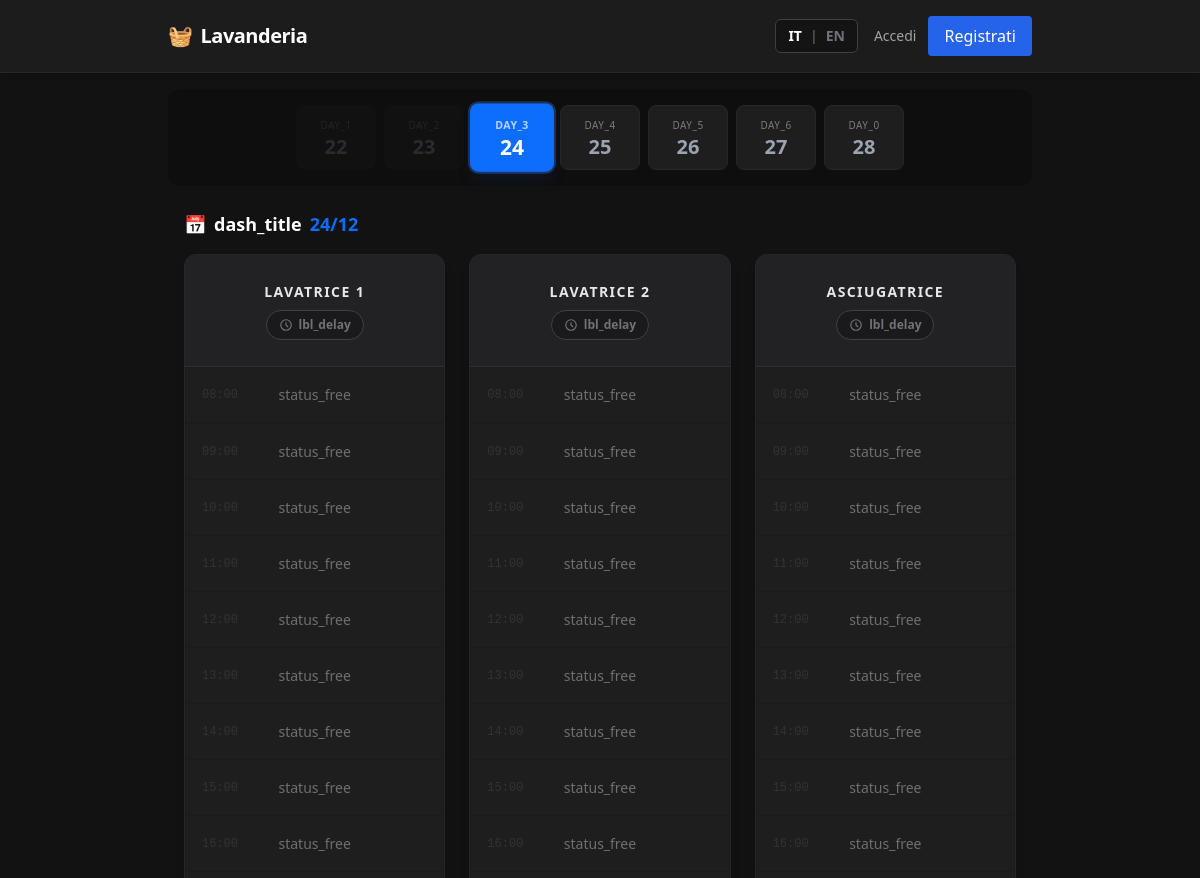
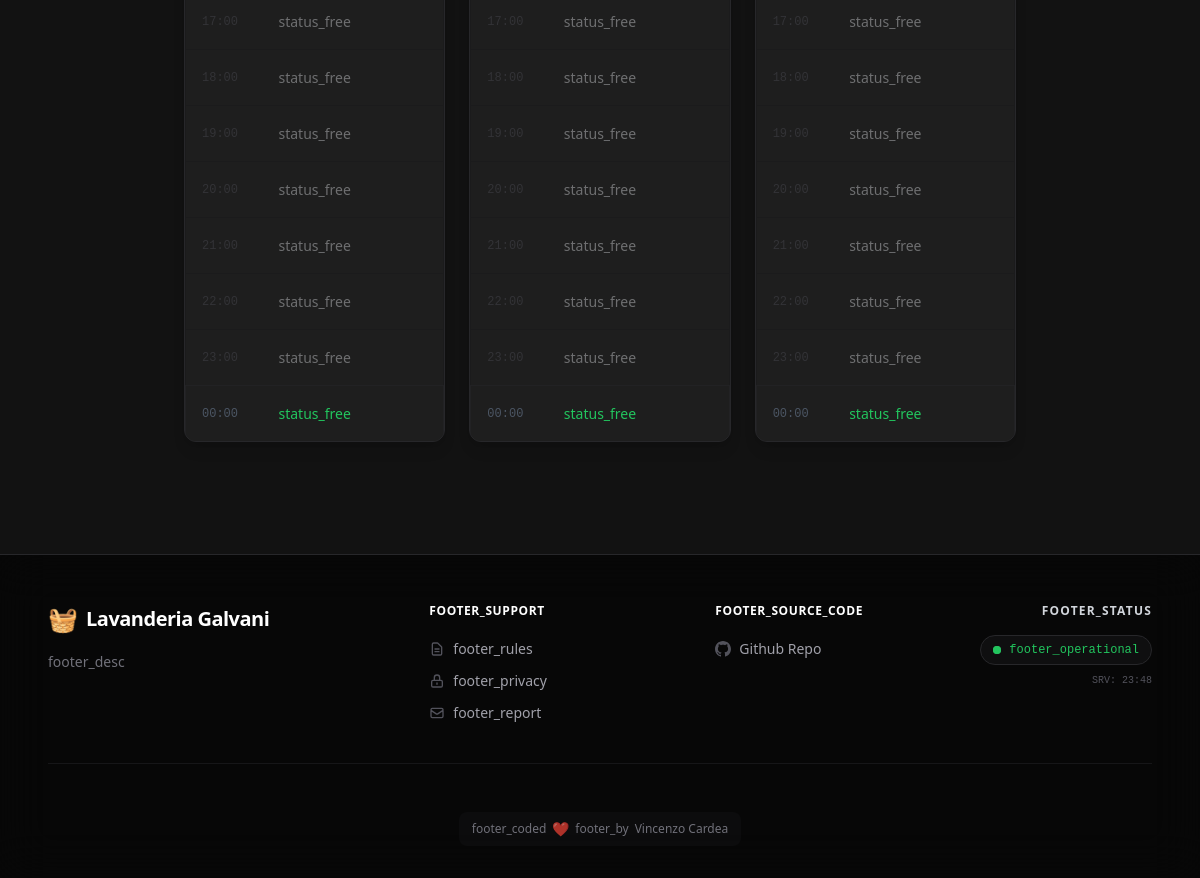
Screenshot of /src/pages/dashboard.php with the database file from the repository (2 pictures, top to bottom).
### tables this page shows
CREATE TABLE
  `macchine` (
    `idmacchina` int (11) NOT NULL,
    `nome` varchar(50) NOT NULL,
    `tipo` enum ('lavatrice', 'asciugatrice') NOT NULL,
    `stato` enum ('attiva', 'manutenzione') DEFAULT 'attiva',
    `ritardo` int (11) DEFAULT 0
  );

### src/Lang.php (called while the page is built, shortened)
<?php
class Lang
{
    private static $translations = [];
    private static $current = 'it';
    public static function get($key)
    {
        return self::$translations[$key] ?? $key;
    }
    public static function current()
    {
        return self::$current;
    }
}
function __($key)
{
    return Lang::get($key);
}

### src/pages/dashboard.php (the view, shortened to what this page needs)
<?php
$today = new DateTime();
$today->setTime(0, 0, 0);
$dayOfWeek = $today->format('w');
$delta = ($dayOfWeek == 0) ? 6 : $dayOfWeek - 1;
$monday = clone $today;
$monday->modify("-$delta days");
$selectedDateStr = $_GET['date'] ?? $today->format('Y-m-d');
try {
    $selectedDate = new DateTime($selectedDateStr);
    $selectedDate->setTime(0, 0, 0);
} catch (Exception $e) {
    $selectedDate = $today;
}
$database = new Database();
$db = $database->getConnection();
$stmtMacchine = $db->query("SELECT * FROM macchine");
$macchine = $stmtMacchine->fetchAll();
require SRC_PATH . '/templates/header.php';
?>
<div class="flex flex-wrap justify-center gap-2 p-4 bg-black/20 mb-6 rounded-xl">
    <?php
    $tempDate = clone $monday;
    $nowReal = new DateTime();
    for ($i = 0; $i < 7; $i++):
        $isActive = ($tempDate->format('Y-m-d') === $selectedDate->format('Y-m-d'));
        $isPastDay = ($tempDate < $today);
        $baseClasses = "flex-grow-0 w-[calc(25%-0.5rem)] sm:w-20 py-3 rounded-lg text-center border transition-all duration-200";
        if ($isActive) {
            $colorClasses = "bg-accent text-white shadow-lg shadow-blue-900/20 font-bold border-accent scale-105 ring-2 ring-blue-500/30";
        } elseif ($isPastDay) {
            $colorClasses = "bg-zinc-900/50 text-zinc-700 border-transparent cursor-not-allowed opacity-60";
        } else {
            $colorClasses = "bg-card text-gray-400 border-zinc-800 hover:bg-zinc-800 hover:text-gray-200 hover:border-zinc-600";
        }
    ?>
        <a href="<?= $isPastDay ? '#' : '?date=' . $tempDate->format('Y-m-d') ?>" class="<?= $baseClasses . ' ' . $colorClasses ?>">
            <span class="block text-[10px] uppercase tracking-wider opacity-70"><?= __('day_' . $tempDate->format('w')) ?></span>
            <span class="block text-xl font-bold leading-none mt-1"><?= $tempDate->format('d') ?></span>
        </a>
    <?php
        $tempDate->modify('+1 day');
    endfor;
    ?>
</div>
<h3 class="px-4 text-lg font-bold text-white mb-4 flex items-center gap-2">
    <span>📅</span>
    <?= __('dash_title') ?> <span class="text-accent"><?= $selectedDate->format('d/m') ?></span>
</h3>
<div class="grid grid-cols-1 md:grid-cols-2 lg:grid-cols-3 gap-6 px-4 pb-24">
    <?php foreach ($macchine as $macchina): ?>
        <div class="bg-card rounded-xl border border-zinc-800 shadow-lg overflow-hidden flex flex-col">
            <?php
            $isManutenzione = ($macchina['stato'] === 'manutenzione');
            $ritardo = (int)($macchina['ritardo'] ?? 0);
            $hasDelay = $ritardo > 0;
            $headerClass = $isManutenzione ? "bg-orange-900/20 border-orange-900/50" : "bg-zinc-800/50 border-zinc-700/50";
            ?>
            <div id="machine-header-<?= $macchina['idmacchina'] ?>" class="<?= $headerClass ?> p-4 border-b h-28 flex flex-col justify-center items-center relative transition-colors duration-300">
                <span class="text-sm font-bold text-gray-200 uppercase tracking-widest mb-2">
                    <?= htmlspecialchars(__($macchina['nome'])) ?>
                </span>
                <button onclick="openDelayModal(<?= $macchina['idmacchina'] ?>, '<?= htmlspecialchars(__($macchina['nome'])) ?>', <?= $ritardo ?>)"
                    class="machine-delay-btn flex items-center gap-1.5 px-3 py-1.5 rounded-full text-xs font-bold border transition-all hover:scale-105 active:scale-95 <?= $hasDelay ? 'bg-yellow-500/10 text-yellow-400 border-yellow-500/30 animate-pulse' : 'bg-zinc-900/80 text-zinc-500 border-zinc-700 hover:text-gray-300 hover:border-zinc-500' ?>">
                    <svg xmlns="http://www.w3.org/2000/svg" class="h-3.5 w-3.5" fill="none" viewBox="0 0 24 24" stroke="currentColor">
                        <path stroke-linecap="round" stroke-linejoin="round" stroke-width="2" d="M12 8v4l3 3m6-3a9 9 0 11-18 0 9 9 0 0118 0z" />
                    </svg>
                    <span class="delay-val">
                        <?= $hasDelay ? "+{$ritardo} " . __('lbl_delay_min') : __('lbl_delay') ?>
                    </span>
                </button>
            </div>
            <div class="divide-y divide-zinc-800/50">
                <?php
                $hours = [8, 9, 10, 11, 12, 13, 14, 15, 16, 17, 18, 19, 20, 21, 22, 23, 0];
                foreach ($hours as $h):
                    $timeLabel = sprintf("%02d:00", $h);
                    $slotDate = clone $selectedDate;
                    if ($h == 0) $slotDate->modify('+1 day');
                    $slotDate->setTime($h, 0, 0);
                    $slotFullDate = $slotDate->format('Y-m-d');
                    $slotId = "slot_{$macchina['idmacchina']}_{$slotFullDate}_{$h}";
                    $isSlotPast = ($slotDate < $nowReal);
                    $slotBase = "slot relative h-14 flex items-center justify-center transition-colors duration-200 cursor-pointer border-l-4 border-transparent";
                    if ($isSlotPast) {
                        $slotClass = 'past opacity-40 cursor-default bg-zinc-900/30';
                        $statusText = $isManutenzione ? 'X' : __('status_free');
                        $onclick = "";
                    } elseif ($isManutenzione) {
                        $slotClass = 'past opacity-40 cursor-default bg-zinc-900/30';
                        $statusText = 'MANUTENZIONE';
                        $onclick = "";
                    } else {
                        $slotClass = 'free hover:bg-zinc-800';
                        $statusText = __('status_free');
                        $onclick = "prenotaSlot(this)";
                    }
                ?>
                    <div class="<?= $slotBase ?> <?= $slotClass ?>"
                        id="<?= $slotId ?>"
                        data-machine="<?= $macchina['idmacchina'] ?>"
                        data-date="<?= $slotFullDate ?>"
                        data-hour="<?= $h ?>"
                        <?php if ($onclick): ?> onclick="<?= $onclick ?>" <?php endif; ?>>
                        <span class="absolute left-4 text-xs font-mono text-gray-600 time-label pointer-events-none">
                            <?= $timeLabel ?>
                        </span>
                        <span class="status-text text-sm font-medium pointer-events-none">
                            <?= $statusText ?>
                        </span>
                    </div>
                <?php endforeach; ?>
            </div>
        </div>
    <?php endforeach; ?>
</div>
<?php require SRC_PATH . '/templates/footer.php'; ?>

### src/templates/header.php (shortened to what this page needs)
<!DOCTYPE html>
<html lang="<?= Lang::current() ?>" class="dark">
<head>
    <script src="https://cdn.tailwindcss.com"></script>
</head>
<body class="flex flex-col min-h-screen">
    <header class="sticky top-0 z-40 w-full bg-card/95 backdrop-blur-sm border-b border-zinc-800 shadow-md">
        <div class="max-w-4xl mx-auto px-4 py-3">
            <div class="flex justify-between items-center h-12">
                <a href="<?= BASE_URL ?>/" class="text-xl font-bold text-white tracking-tight flex items-center gap-2 hover:text-accent transition-colors shrink-0">
                    <span>🧺</span> <span>Lavanderia</span>
                </a>
                <div class="flex items-center gap-4">
                    <div class="flex items-center gap-2 text-xs sm:text-sm font-bold bg-black/30 px-3 py-1.5 rounded-md border border-zinc-700 shadow-inner">
                        <a href="?lang=it" class="transition-colors <?= Lang::current() == 'it' ? 'text-white' : 'text-zinc-500 hover:text-gray-300' ?>">IT</a>
                        <span class="text-zinc-600">|</span>
                        <a href="?lang=en" class="transition-colors <?= Lang::current() == 'en' ? 'text-white' : 'text-zinc-500 hover:text-gray-300' ?>">EN</a>
                    </div>
                    <?php if (isset($_SESSION['user_id'])): ?>
                        <div class="hidden md:flex flex-col items-end leading-none mr-2">
                            <span class="text-sm font-bold text-gray-200"><?= htmlspecialchars($_SESSION['username']) ?></span>
                        </div>
                        <a href="<?= BASE_URL ?>/logout" title="<?= __('nav_logout') ?>"
                            class="text-red-400 hover:text-white hover:bg-red-600/80 p-2.5 rounded-lg transition-all border border-transparent hover:border-red-500/50">
                            <svg xmlns="http://www.w3.org/2000/svg" class="h-6 w-6" fill="none" viewBox="0 0 24 24" stroke="currentColor">
                                <path stroke-linecap="round" stroke-linejoin="round" stroke-width="2" d="M17 16l4-4m0 0l-4-4m4 4H7m6 4v1a3 3 0 01-3 3H6a3 3 0 01-3-3V7a3 3 0 013-3h4a3 3 0 013 3v1" />
                            </svg>
                        </a>
                        <button id="mobile-menu-btn" class="sm:hidden text-gray-300 hover:text-white p-2">
                            <svg xmlns="http://www.w3.org/2000/svg" class="h-7 w-7" fill="none" viewBox="0 0 24 24" stroke="currentColor">
                                <path stroke-linecap="round" stroke-linejoin="round" stroke-width="2" d="M4 6h16M4 12h16m-7 6h7" />
                            </svg>
                        </button>
                    <?php else: ?>
                        <div class="flex items-center gap-3">
                            <a href="<?= BASE_URL ?>/login" class="text-sm font-medium text-zinc-400 hover:text-white transition-colors">
                                Accedi
                            </a>
                            <a href="<?= BASE_URL ?>/register"
                                class="hidden md:inline-block bg-blue-600 text-white px-4 py-2 rounded hover:bg-blue-700 transition">
                                Registrati
                            </a>
                        </div>
                    <?php endif; ?>
                </div>
            </div>
        </div>
    </header>
    <main class="w-full max-w-4xl mx-auto flex-1 p-4">

### src/templates/footer.php (shortened to what this page needs)
</main>
<footer class="mt-auto w-full border-t border-zinc-800 bg-black/60 backdrop-blur-xl pt-12 pb-8">
    <div class="max-w-6xl mx-auto px-6">
        <div class="grid grid-cols-1 md:grid-cols-12 gap-10 mb-12 border-b border-zinc-800/50 pb-10">
            <div class="md:col-span-4 space-y-4 text-center md:text-left">
                <div class="flex items-center justify-center md:justify-start gap-2">
                    <span class="text-2xl">🧺</span>
                    <h4 class="text-xl font-bold text-white tracking-tight">
                        Lavanderia Galvani
                    </h4>
                </div>
                <p class="text-sm text-zinc-500 leading-relaxed max-w-sm mx-auto md:mx-0">
                    <?= __('footer_desc') ?>
                </p>
            </div>
            <div class="md:col-span-3 text-center md:text-left">
                <h5 class="text-xs font-bold text-white uppercase tracking-wider mb-5">
                    <?= __('footer_support') ?>
                </h5>
                <ul class="space-y-3 text-sm text-zinc-400">
                    <li>
                        <a href="https://www.er-go.it/esplora-i-benefici/benefici-erogati-da-er.go/alloggio/regolamento_residenze_2022_it.pdf/@@display-file/file/regolamento_residenze_2022_it.pdf" target="_blank" class="hover:text-accent hover:text-white transition-colors flex items-center justify-center md:justify-start gap-2 group">
                            <?= __('footer_rules') ?>
                        </a>
                    </li>
                    <li>
                        <a href="<?= BASE_URL ?>/privacy" class="hover:text-accent hover:text-white transition-colors flex items-center justify-center md:justify-start gap-2 group">
                            <svg class="w-4 h-4 text-zinc-600 group-hover:text-accent transition-colors" fill="none" viewBox="0 0 24 24" stroke="currentColor">
                                <path stroke-linecap="round" stroke-linejoin="round" stroke-width="2" d="M12 15v2m-6 4h12a2 2 0 002-2v-6a2 2 0 00-2-2H6a2 2 0 00-2 2v6a2 2 0 002 2zm10-10V7a4 4 0 00-8 0v4h8z" />
                            </svg>
                            <?= __('footer_privacy') ?>
                        </a>
                    </li>
                    <li>
                        <a href="mailto:galvani@er-go.it" class="hover:text-accent hover:text-white transition-colors flex items-center justify-center md:justify-start gap-2 group">
                            <svg class="w-4 h-4 text-zinc-600 group-hover:text-accent transition-colors" fill="none" viewBox="0 0 24 24" stroke="currentColor">
                                <path stroke-linecap="round" stroke-linejoin="round" stroke-width="2" d="M3 8l7.89 5.26a2 2 0 002.22 0L21 8M5 19h14a2 2 0 002-2V7a2 2 0 00-2-2H5a2 2 0 00-2 2v10a2 2 0 002 2z" />
                            </svg>
                            <?= __('footer_report') ?>
                        </a>
                    </li>
                </ul>
            </div>
            <div class="md:col-span-3 text-center md:text-left">
                <h5 class="text-xs font-bold text-white uppercase tracking-wider mb-5">
                    <?= __('footer_source_code') ?>
                </h5>
                <ul class="space-y-3 text-sm text-zinc-400">
                    <li>
                        <a href="https://github.com/vcardea/Lavanderia-Galvani" target="_blank" class="hover:text-white transition-colors flex items-center justify-center md:justify-start gap-2 group">
                            Github Repo
                        </a>
                    </li>
                </ul>
            </div>
            <div class="hidden md:flex md:col-span-2 flex-col items-end">
                <h5 class="text-xs font-bold text-gray-300 uppercase tracking-widest mb-4">
                    <?= __('footer_status') ?>
                </h5>
                <div class="inline-flex items-center gap-2 px-3 py-1.5 rounded-full bg-zinc-900/50 border border-zinc-800 hover:border-zinc-700 transition-colors cursor-default">
                    <span class="relative flex h-2 w-2">
                        <span class="relative inline-flex rounded-full h-2 w-2 bg-green-500"></span>
                    </span>
                    <span class="text-xs font-mono font-medium text-green-500">
                        <?= __('footer_operational') ?>
                    </span>
                </div>
                <p class="text-[10px] text-zinc-600 mt-2 font-mono">
                    SRV: <?= date('H:i') ?>
                </p>
            </div>
        </div>
        <div class="border-zinc-800/50 flex flex-col items-center justify-center gap-3 text-xs">
            <a href="https://github.com/vcardea" target="_blank" class="group flex items-center gap-1.5 bg-zinc-900/30 px-3 py-1.5 rounded-lg border border-transparent hover:border-zinc-800 hover:bg-zinc-900 transition-all">
                <span class="text-zinc-500 group-hover:text-zinc-300"><?= __('footer_coded') ?></span>
                <span class="text-red-500/70 group-hover:text-red-500 animate-pulse text-sm">❤</span>
                <span class="text-zinc-500 group-hover:text-zinc-300"><?= __('footer_by') ?></span>
                <span class="text-zinc-500 group-hover:text-white transition-colors">Vincenzo Cardea</span>
            </a>
        </div>
    </div>
</footer>
</body>
</html>

### rows the page displays
macchine: nome "LAVATRICE 1", timeLabel "08:00", stato "status_free", timeLabel "09:00", timeLabel "10:00", timeLabel "11:00", timeLabel "12:00", timeLabel "13:00", timeLabel "14:00", timeLabel "15:00", timeLabel "16:00", timeLabel "17:00", timeLabel "18:00", timeLabel "19:00", timeLabel "20:00", timeLabel "21:00", timeLabel "22:00", timeLabel "23:00", timeLabel "00:00", statusText "status_free"
macchine: nome "LAVATRICE 2", timeLabel "08:00", stato "status_free", timeLabel "09:00", timeLabel "10:00", timeLabel "11:00", timeLabel "12:00", timeLabel "13:00", timeLabel "14:00", timeLabel "15:00", timeLabel "16:00", timeLabel "17:00", timeLabel "18:00", timeLabel "19:00", timeLabel "20:00", timeLabel "21:00", timeLabel "22:00", timeLabel "23:00", timeLabel "00:00", statusText "status_free"
macchine: nome "ASCIUGATRICE", timeLabel "08:00", stato "status_free", timeLabel "09:00", timeLabel "10:00", timeLabel "11:00", timeLabel "12:00", timeLabel "13:00", timeLabel "14:00", timeLabel "15:00", timeLabel "16:00", timeLabel "17:00", timeLabel "18:00", timeLabel "19:00", timeLabel "20:00", timeLabel "21:00", timeLabel "22:00", timeLabel "23:00", timeLabel "00:00", statusText "status_free"

### other values shown
__('dash_title') "dash_title"
__('footer_desc') "footer_desc"
__('footer_support') "FOOTER_SUPPORT"
__('footer_rules') "footer_rules"
__('footer_privacy') "footer_privacy"
__('footer_report') "footer_report"
__('footer_source_code') "FOOTER_SOURCE_CODE"
__('footer_status') "FOOTER_STATUS"
__('footer_operational') "footer_operational"
__('footer_coded') "footer_coded"
__('footer_by') "footer_by"
